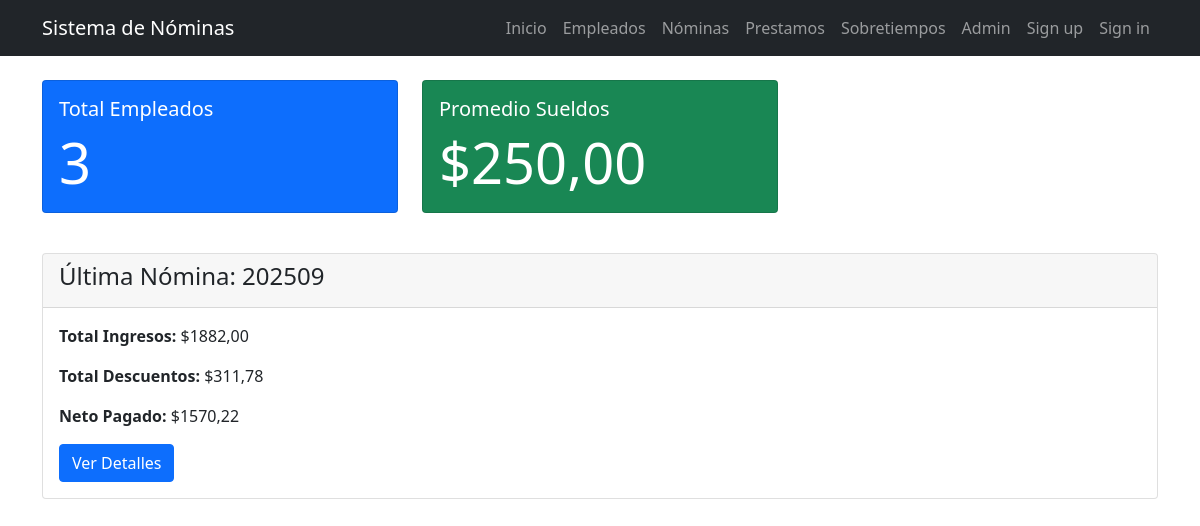
The page / on the database its author committed.
### nomina/models.py (models this page shows, shortened)
class Nomina(models.Model):
    aniomes = models.CharField(max_length=6)
    tot_ing = models.DecimalField(max_digits=12, decimal_places=2, default=0)
    tot_des = models.DecimalField(max_digits=12, decimal_places=2, default=0)
    neto = models.DecimalField(max_digits=12, decimal_places=2, default=0)

### nomina/views.py (the view)
# urls.py: 2. Add a URL to urlpatterns:  path('', views.home, name='home')
def home(request):
    total_empleados = Empleado.objects.count()
    ultima_nomina = Nomina.objects.order_by("-aniomes").first()
    if total_empleados > 0:
        promedio_sueldos = Empleado.objects.aggregate(avg_sueldo=models.Avg("sueldo"))[
            "avg_sueldo"
        ]
    else:
        promedio_sueldos = 0
    context = {
        "total_empleados": total_empleados,
        "ultima_nomina": ultima_nomina,
        "promedio_sueldos": promedio_sueldos,
    }
    return render(request, "nomina/home.html", context)

### nomina/templates/nomina/home.html
{% extends 'nomina/base.html' %}
{% block content %}
<div class="row">
    <div class="col-md-4">
        <div class="card text-white bg-primary mb-3">
            <div class="card-body">
                <h5 class="card-title">Total Empleados</h5>
                <p class="card-text display-4">{{ total_empleados }}</p>
            </div>
        </div>
    </div>
    <div class="col-md-4">
        <div class="card text-white bg-success mb-3">
            <div class="card-body">
                <h5 class="card-title">Promedio Sueldos</h5>
                <p class="card-text display-4">${{ promedio_sueldos|floatformat:2 }}</p>
            </div>
        </div>
    </div>
</div>
{% if ultima_nomina %}
<div class="card mt-4">
    <div class="card-header">
        <h4>Última Nómina: {{ ultima_nomina.aniomes }}</h4>
    </div>
    <div class="card-body">
        <p><strong>Total Ingresos:</strong> ${{ ultima_nomina.tot_ing }}</p>
        <p><strong>Total Descuentos:</strong> ${{ ultima_nomina.tot_des }}</p>
        <p><strong>Neto Pagado:</strong> ${{ ultima_nomina.neto }}</p>
        <a href="{% url 'nomina_detail' ultima_nomina.pk %}" class="btn btn-primary">Ver Detalles</a>
    </div>
</div>
{% endif %}
{% endblock %}

### rows shown on the page
Nomina: aniomes "202509", tot_ing "1882,00", tot_des "311,78", neto "1570,22"

### other values the page prints
{{ total_empleados }} "3"
{{ promedio_sueldos|floatformat:2 }} "250,00"
